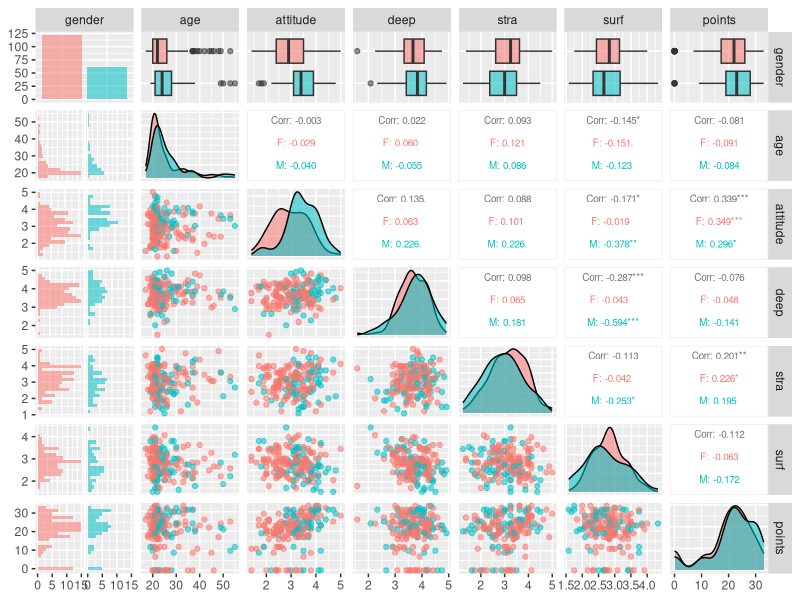
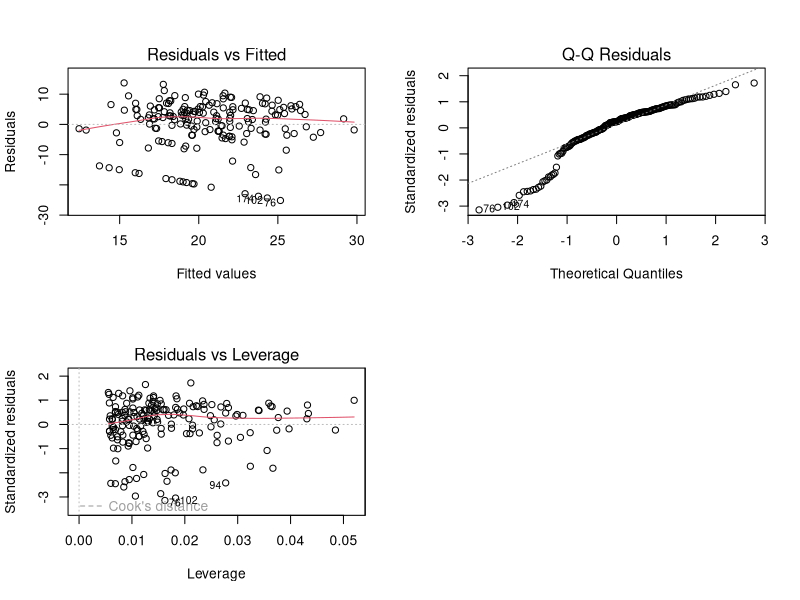

These figures' R source, in order:
## ---- chunk 1
# Loading packages
library(ggplot2)
library(GGally)
## ---- chunk 2
# Read the new dataset from the loal folder and named it as learning2014.
learning2014 <- read.csv("data_ready_for_analysis_week2.txt")
# The first few heading lines in learning2014.
head(learning2014)
# learning2014 has 183 rows with 7 columns.
dim(learning2014)
# learning2014 is a dataframe, and it contains 7 variables realated to 183 observations.
str(learning2014)
## ---- chunk 3
ggpairs(learning2014, mapping = aes(color=gender,alpha=0.3), 
        lower = list(combo =wrap("facethist", bins = 20)),
        upper = list(continuous = wrap("cor", size = 2.5)))
## ---- chunk 4
# Fit a multi-variant linear regression model by taking points as target variable and three dependent variables (attitude, stra and surf).
my_model <- lm(points ~ attitude + stra + surf, data = learning2014)

# summary the regression model
summary(my_model)
## ---- chunk 5
# Fit a multi-variant linear regression model by taking points as target variable and two dependent variables (attitude and stra).
my_newmodel <- lm(points ~ attitude + stra, data = learning2014)

# summary the regression model
summary(my_newmodel)
## ---- chunk 6
par(mfrow = c(2,2))
plot(my_newmodel,which=c(1,2,5))
